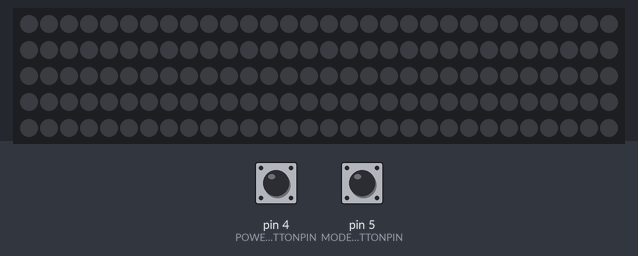
This sketch was run on a simulated Arduino Uno, built with avr-gcc and run on an emulated ATmega328P. Parts: 150 RGB LEDs in strip order, left to right, continuing on the next row. Inputs (shaded band) come from the test bench; at power-on: pin 4 (POWERBUTTONPIN) LOW, pin 5 (MODEBUTTONPIN) LOW. Random numbers use the default seed unless the sketch sets one; what the sketch prints to the serial monitor is not drawn.

Above: at 1.2 s.
1.3 s: pin 4 (POWERBUTTONPIN) pulled HIGH for 1 s
At 1.7 s:
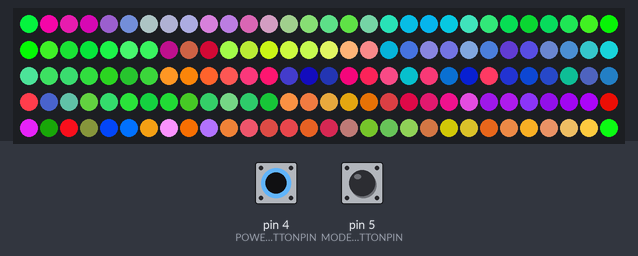
3.8 s: pin 4 (POWERBUTTONPIN) pulled HIGH for 0.15 s
At 4.2 s:
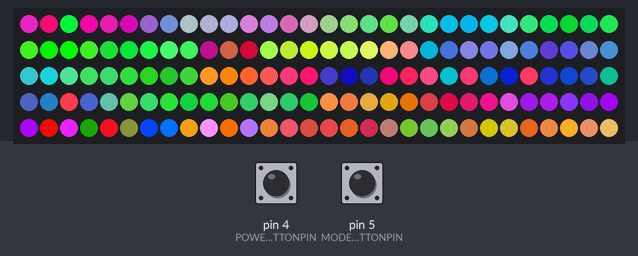
5.8 s: pin 4 (POWERBUTTONPIN) driven HIGH and pin 5 (MODEBUTTONPIN) driven HIGH
At 6.9 s:
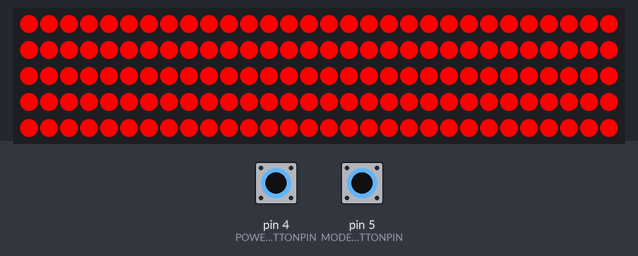
7.3 s: pin 4 (POWERBUTTONPIN) driven LOW
At 8.0 s:
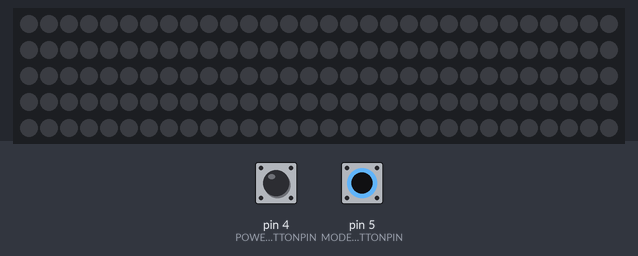
8.8 s: pin 4 (POWERBUTTONPIN) driven HIGH
At 9.1 s:
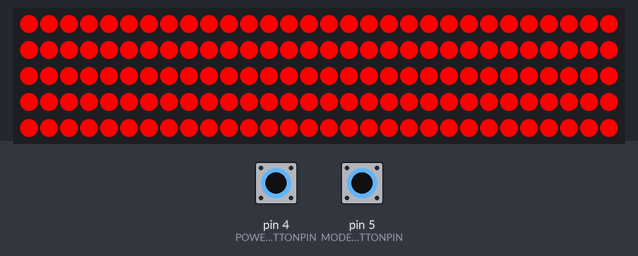
10.3 s: pin 5 (MODEBUTTONPIN) pulsed LOW 5 times (0.12 s each, 0.3 s apart)
At 10.58 s:
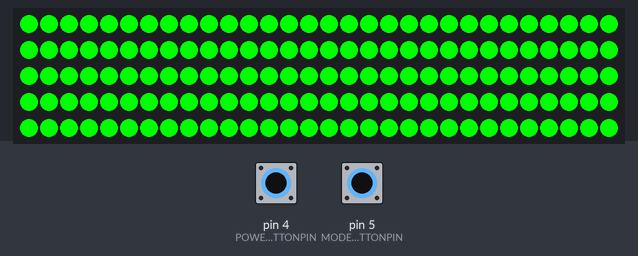
Timing chart, 0 to 13.3 s (numbered marks = the images above; inputs shaded):
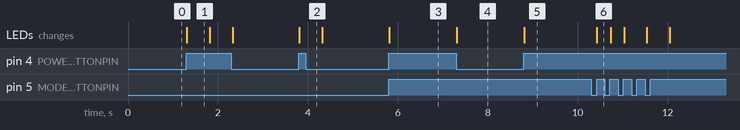

The sketch:

DeskControllerV1.ino
```cpp
#include <Adafruit_NeoPixel.h>

#define RGBPIN            6
#define MODEBUTTONPIN            5
#define POWERBUTTONPIN            4

#define NUMPIXELS      150
#define NUMMODES      4
#define MAXBRIGHTNESS      255
#define MINBRIGHTNESS      5


Adafruit_NeoPixel pixels = Adafruit_NeoPixel(NUMPIXELS, RGBPIN, NEO_GRB + NEO_KHZ800);

int delayval = 500; // delay for half a second
int modeButtonState, powerButtonState, mode = 3;
bool locked = 0;
int runner[NUMPIXELS][3];
int varienceMax = MAXBRIGHTNESS * 0.2; // delay for half a second
int runnerNext[] = { random(0, MAXBRIGHTNESS), random(0, MAXBRIGHTNESS), random(0, MAXBRIGHTNESS)};

void setup() {
  Serial.begin(9600);
  Serial.println("Initalization Started");
  pixels.begin();
  pinMode(MODEBUTTONPIN, INPUT);
  pinMode(POWERBUTTONPIN, INPUT);

  for (int i = 0; i < NUMPIXELS; i++) {
    for (int j = 0; j < 3; j++) {
      runnerNext[j] = runnerNext[j] + random(-varienceMax, varienceMax);
      runnerNext[j] = runnerNext[j] < MINBRIGHTNESS ?MINBRIGHTNESS : runnerNext[j];
      runner[i][j] = runnerNext[j];
    }
  }
  Serial.println("Initalization Complete");
}

void setColor (int red, int green, int blue) {
  for (int i = 0; i < NUMPIXELS; i++) {
    pixels.setPixelColor(i, pixels.Color(red, green, blue)); // Moderately bright green color.
  }
  pixels.show(); // This sends the updated pixel color to the hardware.
}
void setAllColors (int colors[NUMPIXELS][3]) {
  for (int i = 0; i < NUMPIXELS; i++) {
    pixels.setPixelColor(i, pixels.Color(colors[i][0], colors[i][1], colors[i][2]));
  }
  pixels.show();
}

void loop() {
  modeButtonState = digitalRead(MODEBUTTONPIN);
  powerButtonState = digitalRead(POWERBUTTONPIN);
  if (HIGH == modeButtonState && locked == false) {
    mode = (mode + 1) % NUMMODES;
    locked = true;
  }
  else if (LOW == modeButtonState && locked == true) {
    locked = false;
  }
  if (powerButtonState == HIGH) {
    switch (mode) {
      case 0:
        setColor( MAXBRIGHTNESS, 0, 0);
        break;
      case 1:
        setColor(0, MAXBRIGHTNESS, 0);
        break;
      case 2:
        setColor(0, 0, MAXBRIGHTNESS);
        break;
      case 3:
        for (int i = NUMPIXELS - 1; i >= 1; i--) {
          for (int j = 0; j < 3; j++) {
            runner[i][j] = runner[i - 1][j];
          }
        }
        for (int j = 0; j < 3; j++) {
          runnerNext[j] = runnerNext[j] + random(-varienceMax, varienceMax);
          runnerNext[j] = runnerNext[j] < MINBRIGHTNESS ? MINBRIGHTNESS : runnerNext[j];
          runner[0][j] = runnerNext[j];
        }
        setAllColors(runner);
        //        Serial.println(
        delay(delayval);
        break;
    }
  }
  else {
    setColor(0, 0, 0);
  }
}
```

Measured:
- after the input at 1.3 s, the LEDs: change at once (image 1)
- after the input at 3.8 s, the LEDs: change at once (image 2)
- after the input at 5.8 s, the LEDs: change at once (image 3)
- after the input at 7.3 s, the LEDs: change at once (image 4)
- after the input at 8.8 s, the LEDs: change at once (image 5)
- after the input at 10.3 s, the LEDs: change after 0.13 s (image 6)
- what the display in image 1 shows lasts 0.5 s, from 1.3 s to 1.8 s
